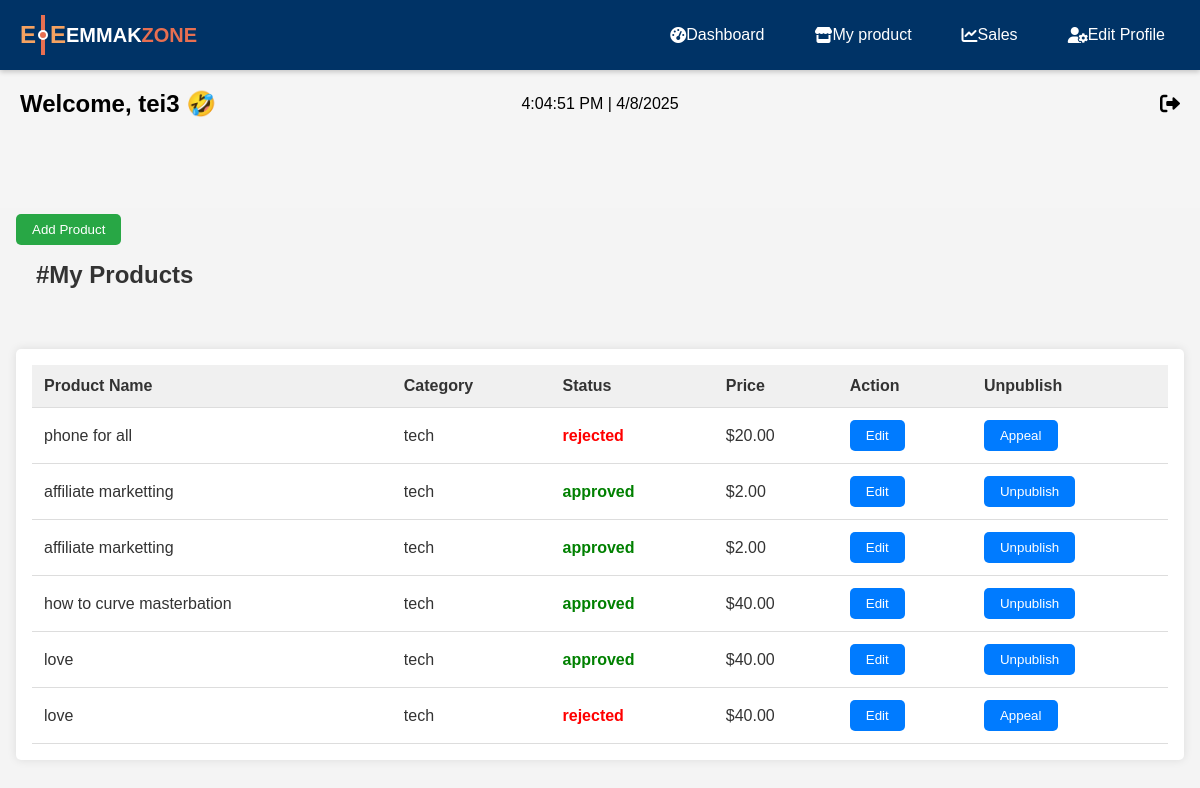
The page /dashboard/vender/my-products.php (signed in) on the database its author committed.
### tables this page shows
CREATE TABLE `products` (
  `product_id` int(11) NOT NULL,
  `product_image` varchar(255) NOT NULL,
  `product_name` varchar(100) NOT NULL,
  `product_description` text NOT NULL,
  `product_category` varchar(50) NOT NULL,
  `product_type` varchar(50) NOT NULL,
  `price` decimal(10,2) NOT NULL,
  `commission` decimal(5,2) NOT NULL,
  `currency` varchar(10) NOT NULL,
  `sale_page_url` varchar(255) NOT NULL,
  `resources_page_url` varchar(255) DEFAULT NULL,
  `thank_you_page_url` varchar(255) NOT NULL,
  `status` varchar(20) NOT NULL DEFAULT 'pending',
  `vendor_id` int(11) DEFAULT NULL,
  `vendor_username` varchar(255) DEFAULT NULL,
  `is_in_contest` tinyint(1) DEFAULT 0
);

### dashboard/vender/my-products.php (the view, shortened to what this page needs)
<?php
 include 'includes/product-verify.php' ;
include 'includes/navbar.php' ;
?>
<?php  include 'includes/downnav.php';?>
<?php
$vendor_username = $_SESSION['vendor_username'];
$servername = "localhost";
$username = "root";
$password = "";
$dbname = "registration";
$db = mysqli_connect($servername, $username, $password, $dbname, );
$sql = 'SELECT product_name, product_category, price, status, product_id
        FROM products
        WHERE vendor_username = ?';
if ($stmt = mysqli_prepare($db, $sql))
    mysqli_stmt_bind_param($stmt, 's', $vendor_username);
    mysqli_stmt_execute($stmt);
    $result = mysqli_stmt_get_result($stmt);
    ?>
<!DOCTYPE html>
<html lang="en">
<head>
</head>
<body>
    <main class="content">
        <button class="add-btn" onclick="openForm()">Add Product</button>
        <h1>#My Products</h1>
        <div class="table-container">
            <table>
                <thead>
                    <tr>
                        <th>Product Name</th>
                        <th>Category</th>
                        <th>Status</th>
                        <th>Price</th>
                        <th>Action</th>
                        <th>Unpublish</th>
                    </tr>
                </thead>
                <tbody>
                    <?php
                    if (mysqli_num_rows($result) > 0) {
                        while ($product = mysqli_fetch_assoc($result)) {
                            $statusClass = '';
                            $buttonText = '';
                            $actionFunction = '';
                            switch (strtolower($product['status'])) {
                                case 'approved':
                                    $statusClass = 'status-green';
                                    $buttonText = 'Unpublish';
                                    $actionFunction = 'unpublishProduct';
                                    break;
                                    case 'rejected':
                                        $statusClass = 'status-red';
                                        $buttonText = 'Appeal';
                                        $actionFunction = 'appealproduct';
                                        break;
                            }
                            echo '<tr>
                                    <td>' . htmlspecialchars($product['product_name']) . '</td>
                                    <td>' . htmlspecialchars($product['product_category']) . '</td>
                                    <td><span class="' . $statusClass . '">' . htmlspecialchars($product['status']) . '</span></td>
                                    <td>$' . htmlspecialchars($product['price']) . '</td>
                                    <td><button class="view-btn" onclick="editProduct(' . $product['product_id'] . ')">Edit</button></td>
                                    <td><button class="view-btn" onclick="' . $actionFunction . '(' . $product['product_id'] . ')">' . $buttonText . '</button></td>
                                  </tr>';
                        }
                    } else {
                        echo '<tr><td colspan="6">No products found for this vendor.</td></tr>';
                    }
                    ?>
                </tbody>
            </table>
        </div>
    </main>
</body>
</html>

### dashboard/vender/includes/navbar.php (shortened to what this page needs)
<!DOCTYPE html>
<html lang="en">
<head>
    <link rel="stylesheet" href="https://cdnjs.cloudflare.com/ajax/libs/font-awesome/6.0.0-beta3/css/all.min.css">
</head>
<body>
<div class="navbar">
    <a href="#" class="logo">
        <div class="letters">
            <span>E</span>
            <div class="divider"></div>
            <span>E</span>
        </div>
        <span class="text">EMMAK<span>ZONE</span></span>
    </a>
    <ul id="nav-menu">
        <li><a href="vendor_dashboard.php"><i class="fas fa-tachometer-alt"></i> Dashboard</a></li>
        <li><a href="my-products.php"><i class="fas fa-store"></i> My product</a></li>
        <li><a href="sale.php"><i class="fas fa-chart-line"></i> Sales</a></li>
        <li class="edit-profile"><a href="account_settings.php"><i class="fas fa-user-cog"></i> Edit Profile</a></li>
    </ul>
</div>
</body>
</html>

### dashboard/vender/includes/downnav.php (shortened to what this page needs)
<!DOCTYPE html>
<html lang="en">
<head>
    <link rel="stylesheet" href="https://cdnjs.cloudflare.com/ajax/libs/font-awesome/6.0.0-beta3/css/all.min.css">
</head>
<body>
<div class="top-navbar">
        <div class="welcome-message">
              <h2>Welcome, <?php echo htmlspecialchars($_SESSION['vendor_username']); ?> &#129315;</h2>
        </div>
        <div class="date-time" id="date-time">
        </div>
        <div class="logout">
    <a href="logout.php"><i class="fas fa-sign-out-alt"></i></a>
</div>
    </div>
</body>
</html>

### dashboard/vender/includes/navbar.php (style rules this page uses)
* { margin: 0; padding: 0; box-sizing: border-box; }
body { font-family: Arial, sans-serif; }
.navbar { background-color: #003366; display: flex; justify-content: space-between; align-items: center; padding: 15px 20px; position: fixed; top: 0; width: 100%; z-index: 1000; box-shadow: 0 2px 5px rgba(0, 0, 0, 0.2); }
.logo { display: flex; align-items: center; text-decoration: none; }
.logo .letters { display: flex; align-items: center; font-size: 24px; font-weight: bold; color: #f4a261; }
.logo .divider { width: 4px; height: 40px; background-color: #e76f51; position: relative; margin: 0 5px; }
.logo .divider:before { content: ''; position: absolute; width: 6px; height: 6px; border: 2px solid white; border-radius: 50%; background-color: #e76f51; top: 50%; left: 50%; transform: translate(-50%, -50%); }
.logo .text { font-size: 20px; font-weight: bold; color: white; }
.logo .text span { color: #e76f51; }
.navbar ul { list-style: none; margin: 0; padding: 0; display: flex; }
.navbar ul li { margin-left: 20px; }
.navbar ul li a { color: white; text-decoration: none; padding: 10px 15px; display: flex; align-items: center; font-size: 16px; transition: background-color 0.3s, color 0.3s; }

### dashboard/vender/includes/downnav.php (style rules this page uses)
.top-navbar { display: flex; align-items: center; justify-content: space-between; background-color: whitesmoke; color:black ; padding: 90px 20px; margin-bottom: -70px; }
.welcome-message { flex: 1; text-align: left; }
.date-time { flex: 1; text-align: center; }
.logout { flex: 1; text-align: right; }
.logout a { color: black; text-decoration: none; font-size: 20px; }

### dashboard/vender/my-products.php (style rules this page uses)
* { margin: 0; padding: 0; box-sizing: border-box; }
body { font-family: Arial, sans-serif; background-color: #f4f4f4; color: #333; }
.content { padding: 1rem; margin-top: 60px; }
.content h1 { padding-left: 20px; }
h1 { margin-bottom: 1rem; font-size: 1.5rem; }
.table-container { width: 100%; overflow-x: auto; background-color: white; padding: 1rem; border-radius: 5px; box-shadow: 0 0 10px rgba(0, 0, 0, 0.1); margin-top: 60px; }
table { width: 100%; border-collapse: collapse; text-align: left; }
th, td { padding: 0.75rem; border-bottom: 1px solid #ddd; }
th { background-color: #f0f0f0; }
.view-btn { background-color: #007bff; color: white; padding: 0.5rem 1rem; border: none; border-radius: 5px; cursor: pointer; }
.add-btn { background-color: #28a745; color: white; padding: 0.5rem 1rem; border: none; border-radius: 5px; cursor: pointer; margin-bottom: 1rem; }
.status-red { color: red; font-weight: bold; }
.status-green { color: green; font-weight: bold; }

### rows shown on the page
products: product_name "phone for all", product_category "tech", status "rejected", price "20.00", status "Appeal"
products: product_name "affiliate marketting", product_category "tech", status "approved", price "2.00", status "Unpublish"
products: product_name "affiliate marketting", product_category "tech", status "approved", price "2.00", status "Unpublish"
products: product_name "how to curve masterbation", product_category "tech", status "approved", price "40.00", status "Unpublish"
products: product_name "love", product_category "tech", status "approved", price "40.00", status "Unpublish"
products: product_name "love", product_category "tech", status "rejected", price "40.00", status "Appeal"

### other values the page prints
$_SESSION['vendor_username'] "tei3"
